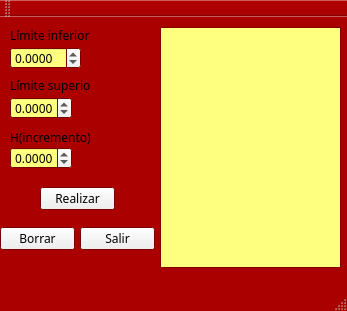
<?xml version="1.0" encoding="UTF-8"?>
<ui version="4.0">
 <class>Euler</class>
 <widget class="QMainWindow" name="Euler">
  <property name="geometry">
   <rect>
    <x>0</x>
    <y>0</y>
    <width>347</width>
    <height>311</height>
   </rect>
  </property>
  <property name="palette">
   <palette>
    <active>
     <colorrole role="BrightText">
      <brush brushstyle="SolidPattern">
       <color alpha="255">
        <red>255</red>
        <green>255</green>
        <blue>127</blue>
       </color>
      </brush>
     </colorrole>
     <colorrole role="Base">
      <brush brushstyle="SolidPattern">
       <color alpha="255">
        <red>255</red>
        <green>255</green>
        <blue>127</blue>
       </color>
      </brush>
     </colorrole>
     <colorrole role="Window">
      <brush brushstyle="SolidPattern">
       <color alpha="255">
        <red>170</red>
        <green>0</green>
        <blue>0</blue>
       </color>
      </brush>
     </colorrole>
    </active>
    <inactive>
     <colorrole role="BrightText">
      <brush brushstyle="SolidPattern">
       <color alpha="255">
        <red>255</red>
        <green>255</green>
        <blue>127</blue>
       </color>
      </brush>
     </colorrole>
     <colorrole role="Base">
      <brush brushstyle="SolidPattern">
       <color alpha="255">
        <red>255</red>
        <green>255</green>
        <blue>127</blue>
       </color>
      </brush>
     </colorrole>
     <colorrole role="Window">
      <brush brushstyle="SolidPattern">
       <color alpha="255">
        <red>170</red>
        <green>0</green>
        <blue>0</blue>
       </color>
      </brush>
     </colorrole>
    </inactive>
    <disabled>
     <colorrole role="BrightText">
      <brush brushstyle="SolidPattern">
       <color alpha="255">
        <red>255</red>
        <green>255</green>
        <blue>127</blue>
       </color>
      </brush>
     </colorrole>
     <colorrole role="Base">
      <brush brushstyle="SolidPattern">
       <color alpha="255">
        <red>170</red>
        <green>0</green>
        <blue>0</blue>
       </color>
      </brush>
     </colorrole>
     <colorrole role="Window">
      <brush brushstyle="SolidPattern">
       <color alpha="255">
        <red>170</red>
        <green>0</green>
        <blue>0</blue>
       </color>
      </brush>
     </colorrole>
    </disabled>
   </palette>
  </property>
  <property name="font">
   <font>
    <family>MV Boli</family>
   </font>
  </property>
  <property name="windowTitle">
   <string>Euler</string>
  </property>
  <widget class="QWidget" name="centralWidget">
   <widget class="QDoubleSpinBox" name="li">
    <property name="geometry">
     <rect>
      <x>10</x>
      <y>30</y>
      <width>71</width>
      <height>22</height>
     </rect>
    </property>
    <property name="decimals">
     <number>4</number>
    </property>
    <property name="minimum">
     <double>-99.989999999999995</double>
    </property>
   </widget>
   <widget class="QDoubleSpinBox" name="ls">
    <property name="geometry">
     <rect>
      <x>10</x>
      <y>80</y>
      <width>62</width>
      <height>22</height>
     </rect>
    </property>
    <property name="decimals">
     <number>4</number>
    </property>
    <property name="minimum">
     <double>-99.989999999999995</double>
    </property>
   </widget>
   <widget class="QLabel" name="label">
    <property name="geometry">
     <rect>
      <x>10</x>
      <y>10</y>
      <width>81</width>
      <height>16</height>
     </rect>
    </property>
    <property name="text">
     <string>Límite inferior</string>
    </property>
   </widget>
   <widget class="QLabel" name="label_2">
    <property name="geometry">
     <rect>
      <x>10</x>
      <y>60</y>
      <width>81</width>
      <height>16</height>
     </rect>
    </property>
    <property name="text">
     <string>Límite superior</string>
    </property>
   </widget>
   <widget class="QLabel" name="label_3">
    <property name="geometry">
     <rect>
      <x>10</x>
      <y>110</y>
      <width>81</width>
      <height>20</height>
     </rect>
    </property>
    <property name="text">
     <string>H(incremento)</string>
    </property>
   </widget>
   <widget class="QDoubleSpinBox" name="h">
    <property name="geometry">
     <rect>
      <x>10</x>
      <y>130</y>
      <width>62</width>
      <height>22</height>
     </rect>
    </property>
    <property name="decimals">
     <number>4</number>
    </property>
    <property name="minimum">
     <double>-99.989999999999995</double>
    </property>
   </widget>
   <widget class="QTextEdit" name="textEdit">
    <property name="geometry">
     <rect>
      <x>160</x>
      <y>10</y>
      <width>181</width>
      <height>241</height>
     </rect>
    </property>
   </widget>
   <widget class="QPushButton" name="Borrar">
    <property name="geometry">
     <rect>
      <x>0</x>
      <y>210</y>
      <width>75</width>
      <height>23</height>
     </rect>
    </property>
    <property name="text">
     <string>Borrar</string>
    </property>
   </widget>
   <widget class="QPushButton" name="Procesar">
    <property name="geometry">
     <rect>
      <x>40</x>
      <y>170</y>
      <width>75</width>
      <height>23</height>
     </rect>
    </property>
    <property name="text">
     <string>Realizar</string>
    </property>
   </widget>
   <widget class="QPushButton" name="Salir">
    <property name="geometry">
     <rect>
      <x>80</x>
      <y>210</y>
      <width>75</width>
      <height>23</height>
     </rect>
    </property>
    <property name="text">
     <string>Salir</string>
    </property>
   </widget>
  </widget>
  <widget class="QMenuBar" name="menuBar">
   <property name="geometry">
    <rect>
     <x>0</x>
     <y>0</y>
     <width>347</width>
     <height>23</height>
    </rect>
   </property>
  </widget>
  <widget class="QToolBar" name="mainToolBar">
   <attribute name="toolBarArea">
    <enum>TopToolBarArea</enum>
   </attribute>
   <attribute name="toolBarBreak">
    <bool>false</bool>
   </attribute>
  </widget>
  <widget class="QStatusBar" name="statusBar"/>
 </widget>
 <layoutdefault spacing="6" margin="11"/>
 <resources/>
 <connections/>
</ui>
